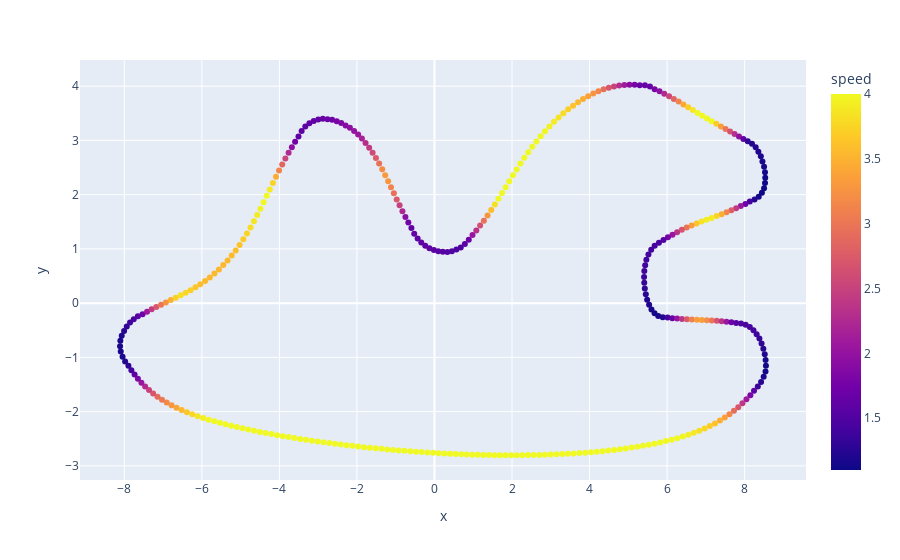

The cell this chart's notebook holds for it:
### Code cell
plotData = pd.DataFrame( {'x': smooth_path[:,0], 'y': smooth_path[:,1], 'speed': optimal_velocity_} )
fig = px.scatter(data_frame=plotData, x = 'x', y = 'y', color='speed', hover_data='speed')
_ = getEverything(smooth_path, optimal_velocity_)
fig.show()

### Figure 1 — Plotly figure (JSON) as saved in the notebook; plotly's stock layout.template omitted (floating-point values rounded to 4 significant figures; data arrays with more than 128 entries replaced by an {"elided": "..."} marker saying what was removed)
{"data": [{"customdata": {"elided": "354x1 float values"}, "hovertemplate": "x=%{x}<br>y=%{y}<br>speed=%{marker.color}<extra></extra>", "legendgroup": "", "marker": {"color": {"elided": "354 float values"}, "coloraxis": "coloraxis", "symbol": "circle"}, "mode": "markers", "name": "", "orientation": "v", "showlegend": false, "type": "scatter", "x": {"elided": "354 float values"}, "xaxis": "x", "y": {"elided": "354 float values"}, "yaxis": "y"}], "layout": {"coloraxis": {"colorbar": {"title": {"text": "speed"}}, "colorscale": [[0, "#0d0887"], [0.1111, "#46039f"], [0.2222, "#7201a8"], [0.3333, "#9c179e"], [0.4444, "#bd3786"], [0.5556, "#d8576b"], [0.6667, "#ed7953"], [0.7778, "#fb9f3a"], [0.8889, "#fdca26"], [1, "#f0f921"]]}, "legend": {"tracegroupgap": 0}, "margin": {"t": 60}, "xaxis": {"anchor": "y", "domain": [0, 1], "title": {"text": "x"}}, "yaxis": {"anchor": "x", "domain": [0, 1], "title": {"text": "y"}}}}
